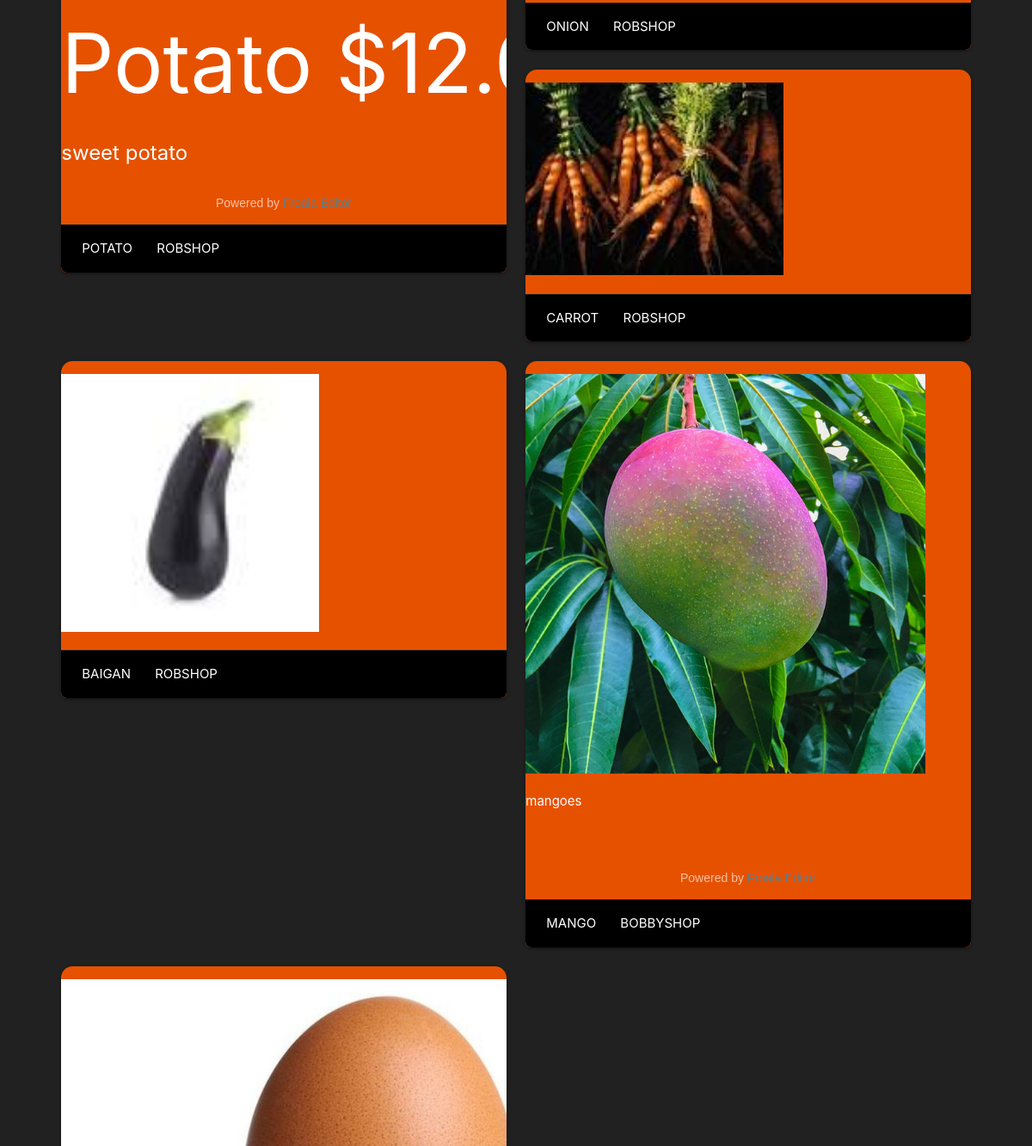
Before: / (middle part) with the older database file.
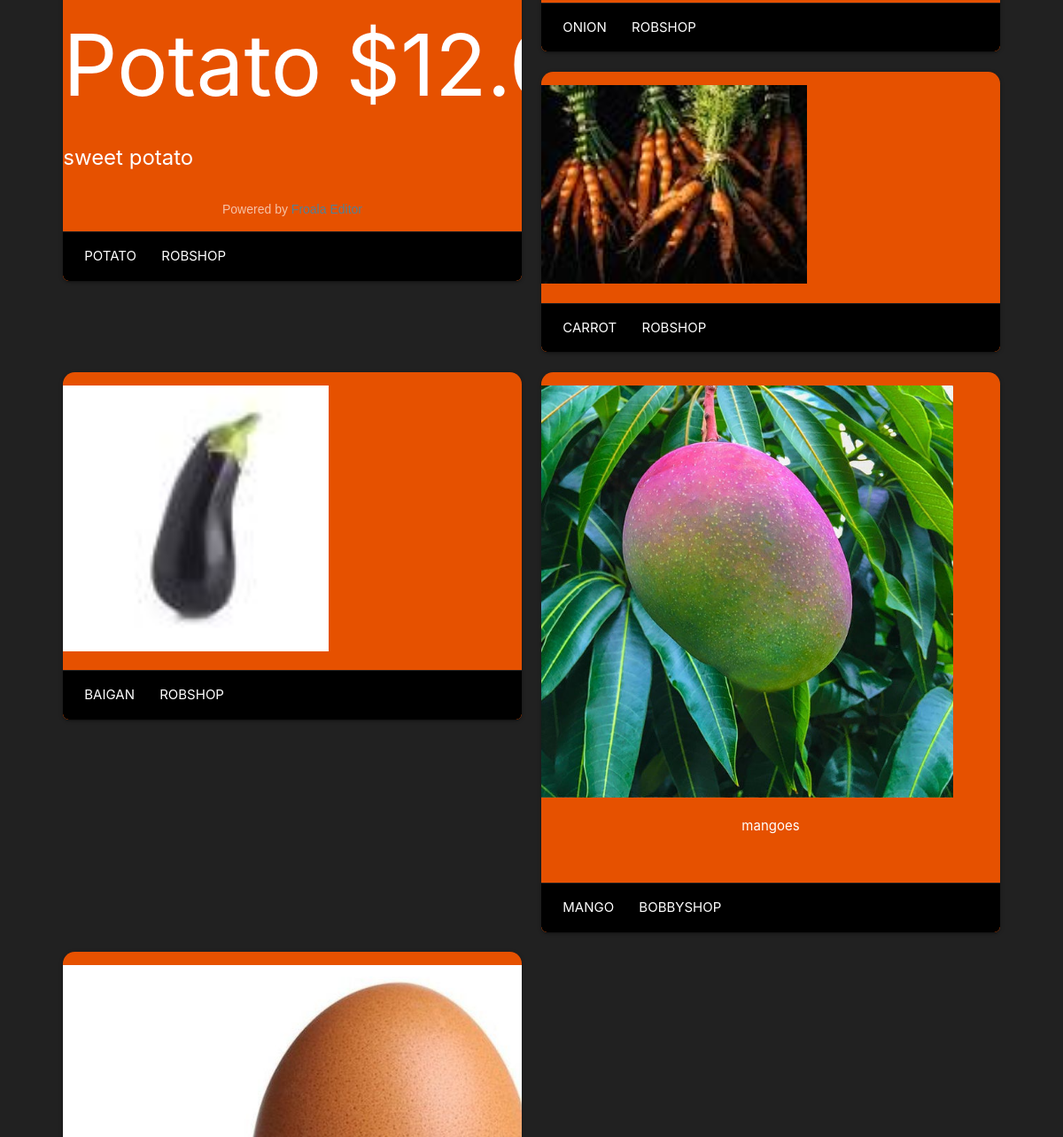
After: the same page with the newer database file.
### App/models/listing.py (models this page shows, shortened)
class Listing(db.Model):
    id = db.Column(db.Integer, primary_key=True)
    farmerID = db.Column(db.Integer, db.ForeignKey("user.id"), nullable=False)
    name = db.Column(db.String(20), nullable=False)
    html = db.Column(db.Text(), nullable=True)
    def toDict(self):
        return {
            'id': self.id,
            'farmerID': self.farmerID,
            'name': self.name,
            'html': self.html
        }

### App/models/user.py (models this page shows, shortened)
class User(db.Model, UserMixin):
    id = db.Column(db.Integer, primary_key=True)
    username =  db.Column(db.String, nullable=False)
    password = db.Column(db.String(120), nullable=False)
    shopName = db.Column(db.String(50), nullable=False)
    contact = db.Column(db.String(7), nullable=False)
    location = db.Column(db.String(150), nullable=False)
    profilePic = db.Column(db.String(150), nullable=True)
    def toDict(self):
        return{
            'id': self.id,
            'username': self.username,
            'shopName': self.shopName,
            'profilePic': self.profilePic,
            'contact': self.contact,
            'location': self.location
        }

### App/views/api.py (the view)
@api_views.route('/', methods=['GET'])
def get_api_docs():
    listings = getAllListings()
    if (listings == None): return render_template("profile.html")
    data = []
    for listing in listings:
        data.append({
            'listing': listing,
            'farmer': get_user_by_ID(listing['farmerID'])
        })
    return render_template("index.html", data=data)

### App/controllers/listing.py (called while the page is built)
def getAllListings():
    listings = Listing.query.all()
    listings = [list.toDict() for list in listings]
    return listings

### App/controllers/user.py (called while the page is built)
def get_user_by_ID(id):
    return User.query.get(id).toDict()

### App/templates/index.html (shortened to what this page needs)
{% extends "layout.html" %}
{% block content %}
  <div class="index-banner color2 "  >
    <div class="row" style="margin-top: 40px; width: 90%;">
      <div class="row">
        {% for ele in data %}
              <div class="col s12 m6" style="max-width: 100vw;">
                <div class="card orange darken-4 card-image truncate hoverable" style="border-top-right-radius: 10pt; border-top-left-radius: 10pt; border-bottom-left-radius: 5pt; border-bottom-right-radius: 5pt;">
                  {{ele.listing['html']|safe}}
                  <div class="card-action black" style=" border-bottom-left-radius: 5pt; border-bottom-right-radius: 5pt;">
                    <a style="color: white;" href="../listing/{{ele.listing['id']}}">{{ele.listing['name']}}</a>
                    <a style="color: white;" href="../profile?id={{ele.farmer['id']}}">{{ele.farmer['shopName']}}</a>
                  </div>
                </div>
              </div>
        {% endfor %}
      </div>
    </div>
</div>
{% endblock %}

### App/templates/layout.html (shortened to what this page needs)
<!doctype html>
<html>
  <head>
    <link rel="stylesheet" href="https://cdnjs.cloudflare.com/ajax/libs/materialize/1.0.0/css/materialize.min.css">
  </head>
  <body class="grey darken-4">
    <div class="main-wrapper white-text" id="main" >
      {% block content %}{% endblock %}
    </div>
  </body>
</html>

Changed rows visible on the page:
changed Listing "MANGO": listing.html: picture added; listing.html: picture removed
Other visible differences:
new list line: "mangoes MANGO"
new list line: "BOBBYSHOP"
list line gone: "mangoes Powered by MANGO"
list line gone: "BOBBYSHOP"
